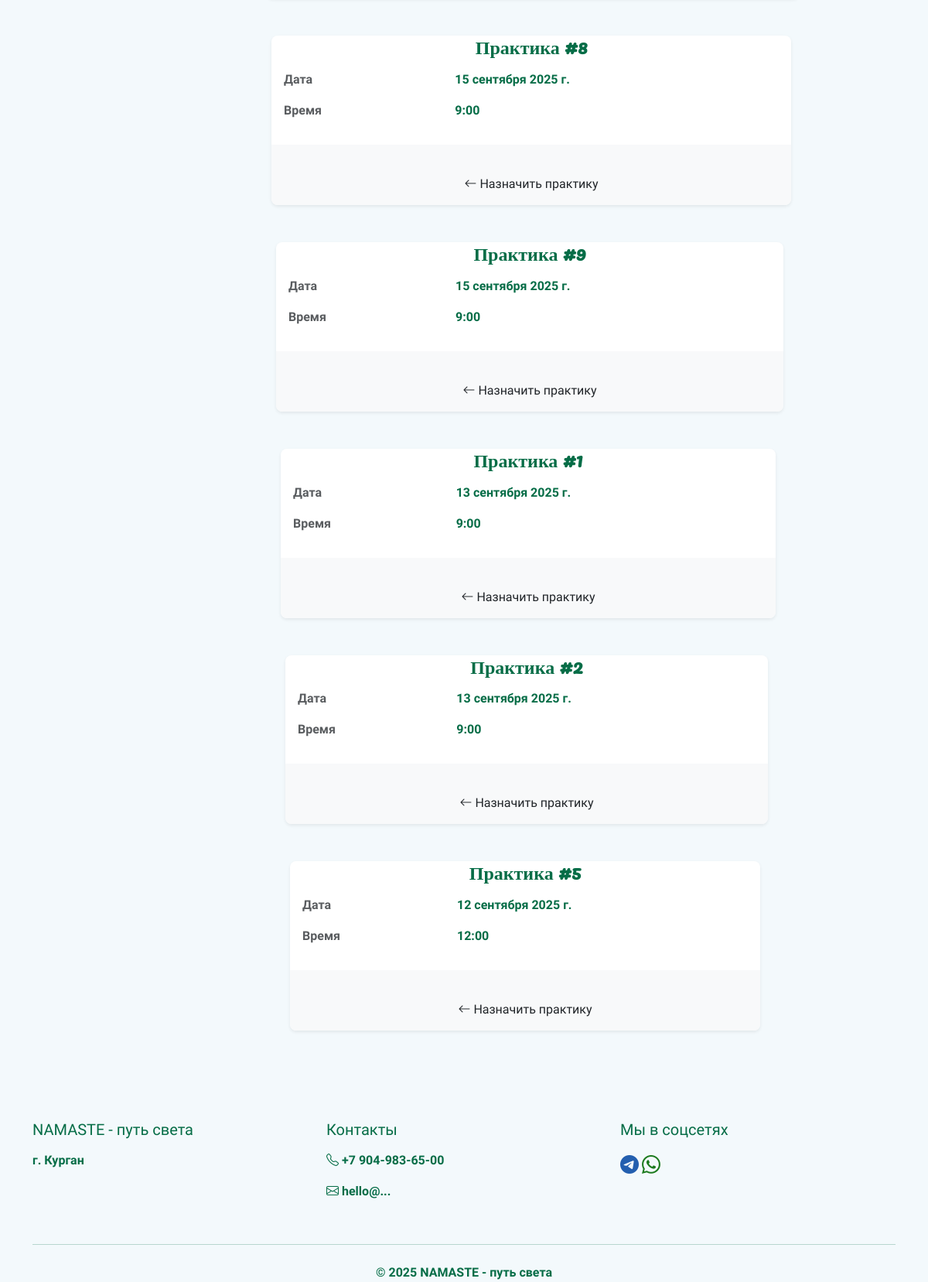
The app's page /schedules/ (lower part), older data.
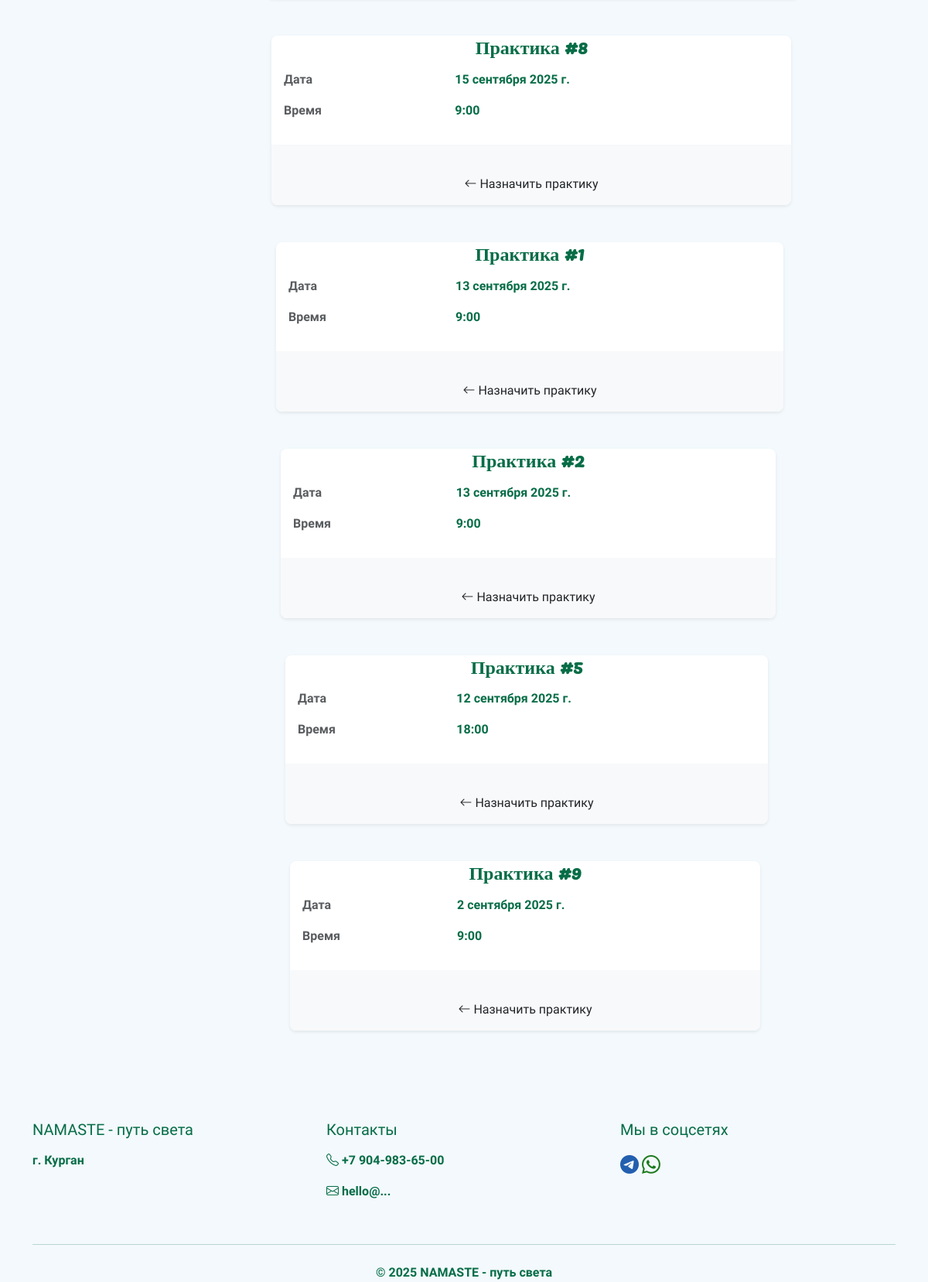
The same page, newer data.
### core/models.py (models this page shows, shortened)
class Schedule(models.Model):
    date = models.DateField(default=timezone.now)
    start_time = models.TimeField(default=time(9, 0))
    class Meta:
        verbose_name = "Расписание"

### core/views.py (the view)
# urls.py: path('schedules/', SchedulesListView.as_view(), name='all-schedule'),
class SchedulesListView(ListView):
    model = Schedule
    template_name = "schedule_list.html"
    context_object_name = "schedules"
    paginate_by = 20
    def get_queryset(self):
        queryset = super().get_queryset()
        search_query = self.request.GET.get("q", "")
        checkbox_date = self.request.GET.get("search_by_date", "")
        order_by_date = self.request.GET.get("order_by_date", "desc")
        search_q = Q()
        if search_query:
            if checkbox_date:
                search_q |= Q(date__icontains=search_query)
        ordering = "-date" if order_by_date == "desc" else "date"
        schedules = (queryset.filter(search_q).order_by(ordering))
        return schedules

### templates/schedule_list.html (shortened to what this page needs)
{% extends "base.html" %}
{% block content %}
<div class="flex-container">
    {% for schedule in schedules %}
        <div class="container mt-5 mb-5">
        <div class="row">
            <div class="col-md-8 offset-md-2">
                <div class="card shadow-sm">
                    <div class="row">
                        <h2 class="card-title h4 mb-0">Практика #{{ schedule.id }}</h2>
                    </div>
                    <div class="card-body">
                        <div class="row mb-3">
                            <div class="col-sm-4 text-muted">Дата</div>
                            <div class="col-sm-8">{{ schedule.date }}</div>
                        </div>
                        <div class="row mb-3">
                            <div class="col-sm-4 text-muted">Время</div>
                            <div class="col-sm-8">{{ schedule.start_time }}</div>
                        </div>
                    </div>
                    <div class="card-footer bg-light">
                        <div class="text-center mt-4">
                            <a href="{% url 'schedule-create' %}" class="btn btn-s">
                                <i class="bi bi-arrow-left"></i> Назначить практику
                            </a>
                        </div>
                    </div>
                </div>
            </div>
        </div>
    {% endfor %}
</div>
{% endblock content %}

Row changes from the older to the newer data that the page shows:
changed Schedule "12 сентября 2025 г.": start_time "12:00" → "18:00"
changed Schedule id 9: date "15 сентября 2025 г." → "2 сентября 2025 г."; moves down the list
